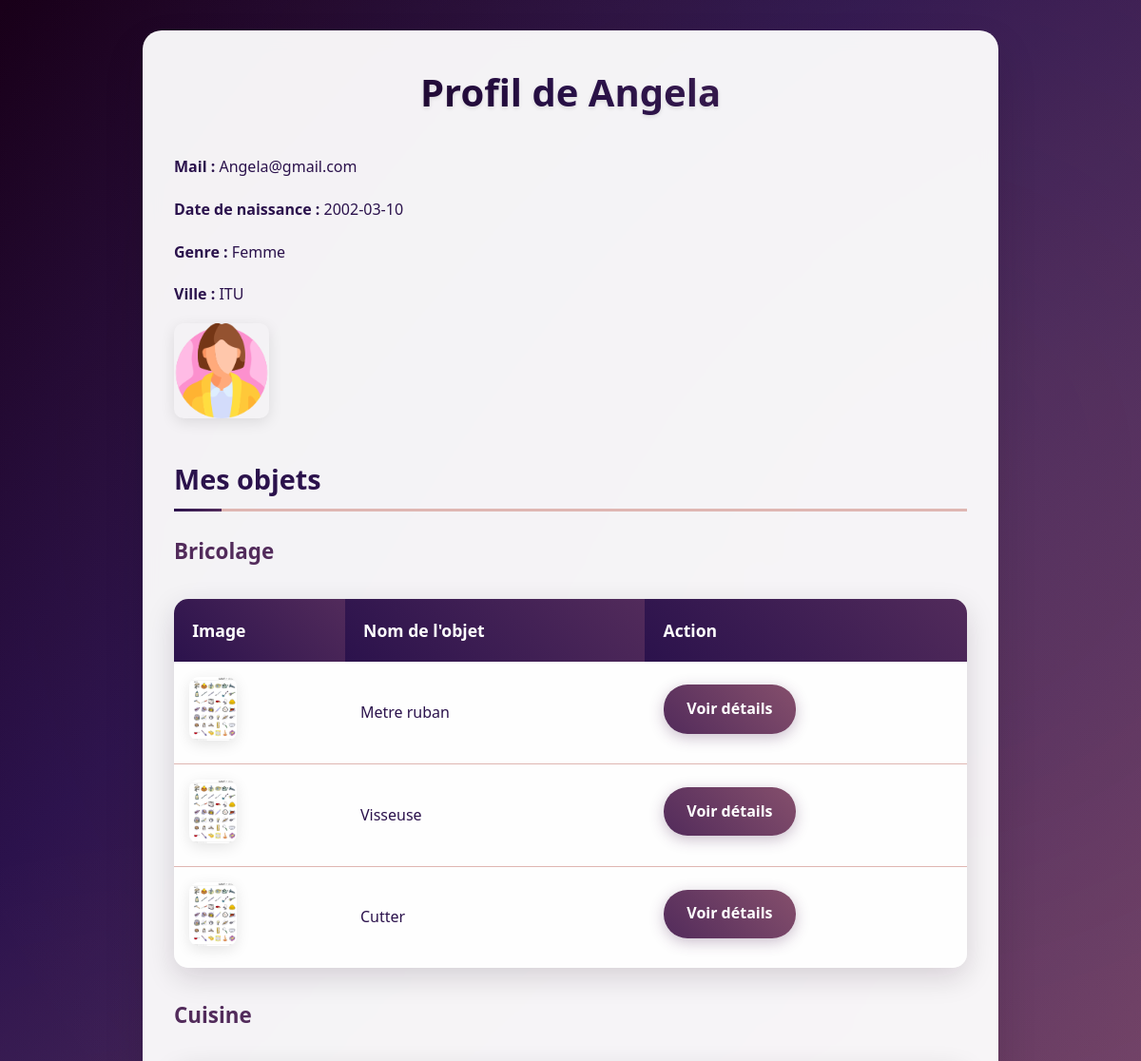
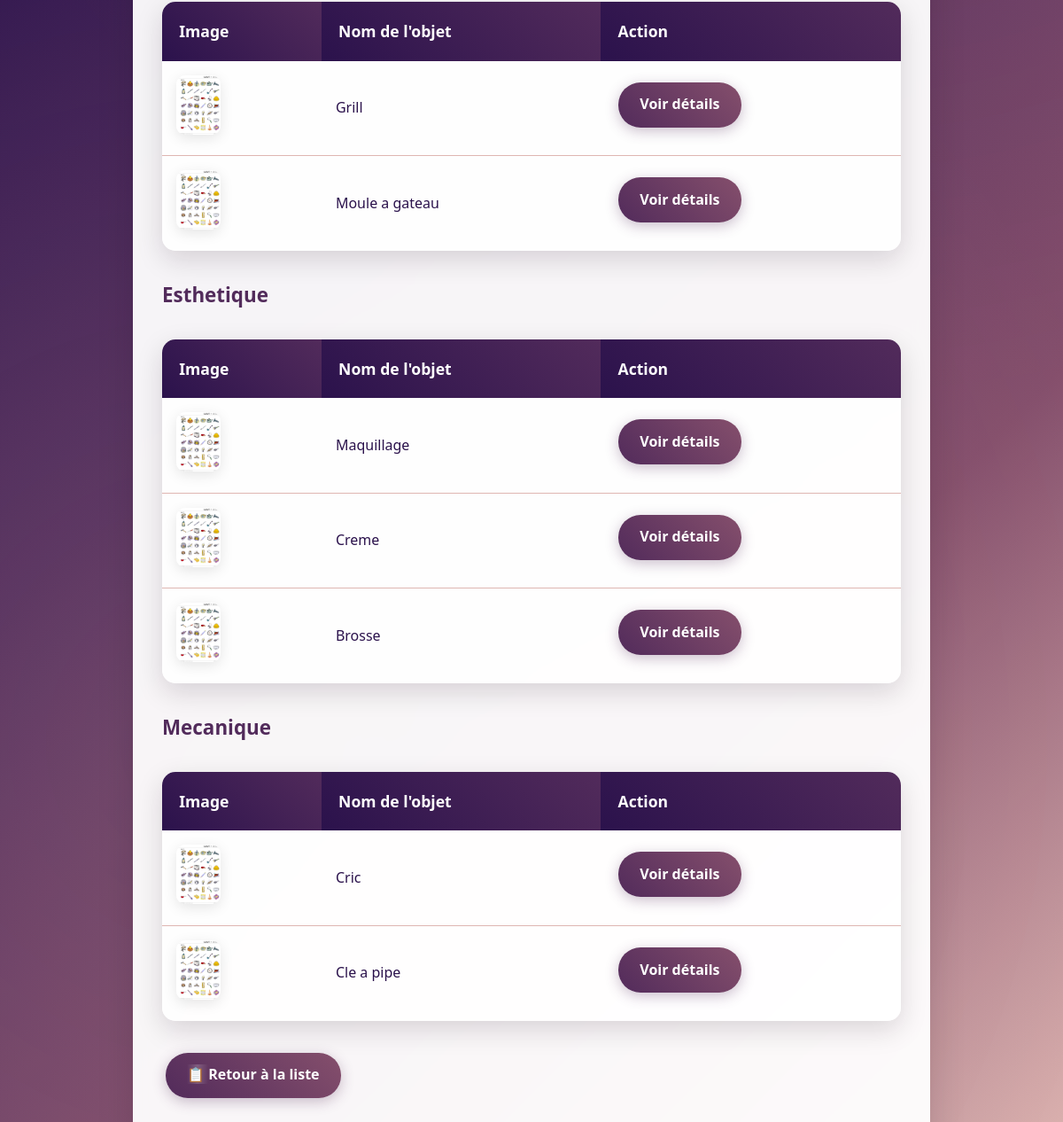
The app's page /PAGES/fiche_membre.php (signed in) with its own data (2 pictures, top to bottom).
### tables this page shows
CREATE TABLE vmembre (
    id_membre INT PRIMARY KEY AUTO_INCREMENT,
    nom VARCHAR(50),
    date_naissance DATE,
    genre VARCHAR(10),
    mail VARCHAR(100) UNIQUE,
    ville VARCHAR(50),
    mdp VARCHAR(255),
    image_profil VARCHAR(255)
);

CREATE TABLE vobjet (
    id_objet INT PRIMARY KEY AUTO_INCREMENT,
    nom_objet VARCHAR(100),
    id_categorie INT,
    id_membre INT,
    FOREIGN KEY (id_categorie) REFERENCES vcategorie_objet(id_categorie),
    FOREIGN KEY (id_membre) REFERENCES vmembre(id_membre)
);

### PAGES/fiche_membre.php (the view, shortened to what this page needs)
<?php
require_once '../includes/fonctions.php';
$id_membre = $_SESSION['id_membre'];
$requete_membre = "SELECT * FROM vmembre WHERE id_membre = '$id_membre'";
$resultat_membre = mysqli_query($bdd, $requete_membre);
$membre = mysqli_fetch_assoc($resultat_membre);
$requete_objets = "SELECT
                        o.id_objet,
                        o.nom_objet,
                        c.nom_categorie,
                        o.image_principale
                    FROM vobjet o
                    JOIN vcategorie_objet c ON o.id_categorie = c.id_categorie
                    WHERE o.id_membre = '$id_membre'
                    ORDER BY c.nom_categorie";
$resultat_objets = mysqli_query($bdd, $requete_objets);
$objets = [];
while ($row = mysqli_fetch_assoc($resultat_objets)) {
    $objets[$row['nom_categorie']][] = $row;
}
?>
<!DOCTYPE html>
<html lang="fr">
<head>
    <link rel="stylesheet" href="../assets/styles.css">
</head>
<body>
    <div class="container">
        <h1>Profil de <?php echo htmlspecialchars($membre['nom']); ?></h1>
        <p><strong>Mail :</strong> <?php echo htmlspecialchars($membre['mail']); ?></p>
        <p><strong>Date de naissance :</strong> <?php echo htmlspecialchars($membre['date_naissance']); ?></p>
        <p><strong>Genre :</strong> <?php echo htmlspecialchars($membre['genre']); ?></p>
        <p><strong>Ville :</strong> <?php echo htmlspecialchars($membre['ville']); ?></p>
        <p><img src="<?php echo htmlspecialchars($membre['image_profil']); ?>" alt="Photo de profil" width="100"></p>
        <h2>Mes objets</h2>
        <?php if (empty($objets)) { ?>
            <p>Vous n'avez aucun objet.</p>
        <?php } else { ?>
            <?php foreach ($objets as $categorie => $liste_objets) { ?>
                <h3><?php echo htmlspecialchars($categorie); ?></h3>
                <table>
                    <tr>
                        <th>Image</th>
                        <th>Nom de l'objet</th>
                        <th>Action</th>
                    </tr>
                    <?php foreach ($liste_objets as $objet) { ?>
                        <tr>
                            <td><img src="<?php echo htmlspecialchars($objet['image_principale']); ?>" alt="Image principale" width="50"></td>
                            <td><?php echo htmlspecialchars($objet['nom_objet']); ?></td>
                            <td><a href="fiche_objet.php?id=<?php echo $objet['id_objet']; ?>">Voir détails</a></td>
                        </tr>
                    <?php } ?>
                </table>
            <?php } ?>
        <?php } ?>
        <a href="liste_objets.php">Retour à la liste</a>
    </div>
</body>
</html>

### assets/styles.css (style rules this page uses)
:root { --primary-dark: #190019; --primary-purple: #2B124C; --medium-purple: #522B5B; --light-purple: #854F6C; --rose: #DFB6B2; --cream: #FBE4CB; --white: #ffffff; --shadow: rgba(25, 0, 25, 0.15); --shadow-hover: rgba(25, 0, 25, 0.25); --text-dark: #2B124C; --text-light: #854F6C; --error: #e74c3c; --success: #27ae60; }
* { margin: 0; padding: 0; box-sizing: border-box; }
body { font-family: 'Segoe UI', Tahoma, Geneva, Verdana, sans-serif; background: linear-gradient(135deg, var(--primary-dark) 0%, var(--primary-purple) 25%, var(--medium-purple) 50%, var(--light-purple) 75%, var(--rose) 100%); min-height: 100vh; color: var(--text-dark); line-height: 1.6; }
body::before { content: ''; position: fixed; top: 0; left: 0; width: 100%; height: 100%; background: radial-gradient(circle at 20% 80%, rgba(251, 228, 203, 0.1) 0%, transparent 50%), radial-gradient(circle at 80% 20%, rgba(223, 182, 178, 0.1) 0%, transparent 50%); pointer-events: none; z-index: -1; }
.container { max-width: 900px; margin: 0 auto; padding: 2rem; background: rgba(255, 255, 255, 0.95); backdrop-filter: blur(10px); border-radius: 20px; box-shadow: 0 20px 40px var(--shadow); margin-top: 2rem; margin-bottom: 2rem; border: 1px solid rgba(255, 255, 255, 0.2); }
h1 { background: linear-gradient(45deg, var(--primary-dark), var(--primary-purple), var(--medium-purple)); -webkit-background-clip: text; -webkit-text-fill-color: transparent; background-clip: text; font-size: 2.5rem; font-weight: 700; text-align: center; margin-bottom: 2rem; text-shadow: 0 2px 4px rgba(0,0,0,0.1); }
h2 { color: var(--primary-purple); font-size: 1.8rem; margin: 2rem 0 1rem 0; border-bottom: 3px solid var(--rose); padding-bottom: 0.5rem; position: relative; }
h2::after { content: ''; position: absolute; bottom: -3px; left: 0; width: 50px; height: 3px; background: linear-gradient(90deg, var(--primary-purple), var(--medium-purple)); }
h3 { color: var(--medium-purple); font-size: 1.4rem; margin: 1.5rem 0 1rem 0; display: flex; align-items: center; gap: 0.5rem; }
a { display: inline-block; padding: 0.8rem 1.5rem; background: linear-gradient(45deg, var(--medium-purple), var(--light-purple)); color: white; text-decoration: none; border-radius: 25px; font-weight: 600; transition: all 0.3s ease; box-shadow: 0 4px 15px rgba(82, 43, 91, 0.3); position: relative; overflow: hidden; margin: 0.25rem; }
a::before { content: ''; position: absolute; top: 0; left: -100%; width: 100%; height: 100%; background: linear-gradient(90deg, transparent, rgba(255, 255, 255, 0.2), transparent); transition: left 0.5s; }
a[href="liste_objets.php"]::before { content: "📋 "; position: static; }
table { width: 100%; border-collapse: collapse; background: rgba(255, 255, 255, 0.95); border-radius: 15px; overflow: hidden; box-shadow: 0 10px 30px var(--shadow); margin: 2rem 0; }
th { background: linear-gradient(45deg, var(--primary-purple), var(--medium-purple)); color: white; padding: 1.2rem; text-align: left; font-weight: 600; font-size: 1.1rem; }
td { padding: 1rem; border-bottom: 1px solid var(--rose); color: var(--text-dark); }
tr:last-child td { border-bottom: none; }
img { border-radius: 10px; box-shadow: 0 4px 15px rgba(0,0,0,0.1); transition: transform 0.3s ease; }
p { margin: 1rem 0; line-height: 1.8; color: var(--text-dark); }
p strong { color: var(--primary-purple); font-weight: 600; }
.container > a { margin-right: 1rem; margin-bottom: 1rem; }
.container { animation: fadeIn 0.8s ease-out; }

### records on screen
vmembre: nom "Angela", mail "Angela@gmail.com", date_naissance "2002-03-10", genre "Femme", ville "ITU", image_profil (picture)
vobjet: image_principale (placeholder picture), nom_objet "Metre ruban"
vobjet: image_principale (placeholder picture), nom_objet "Visseuse"
vobjet: image_principale (placeholder picture), nom_objet "Cutter"
vobjet: image_principale (placeholder picture), nom_objet "Grill"
vobjet: image_principale (placeholder picture), nom_objet "Moule a gateau"
vobjet: image_principale (placeholder picture), nom_objet "Maquillage"
vobjet: image_principale (placeholder picture), nom_objet "Creme"
vobjet: image_principale (placeholder picture), nom_objet "Brosse"
vobjet: image_principale (placeholder picture), nom_objet "Cric"
vobjet: image_principale (placeholder picture), nom_objet "Cle a pipe"

### other values on screen
$categorie "Bricolage"
$categorie "Cuisine"
$categorie "Esthetique"
$categorie "Mecanique"
